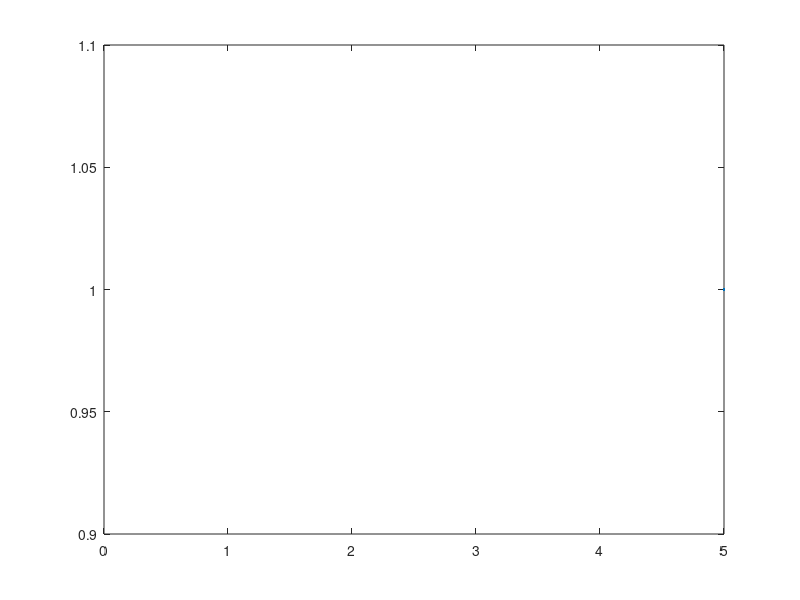

This figure's MATLAB source:
clear all
clc
clf
p= input("Introduce the probability of success for each simulation>")
n=input("Introduce the number of trials for each simulation>")
s = input("Introduce the number of simulations you want to be performed>")
U = rand(n,s)
M = U<p
x = sum(M) %matrix of sum of elements on column 
unique_elem_of_x = unique(x); %va da 0,1,2 sau 3
nr_occ_of_these_elems = hist(x, length(unique_elem_of_x));
%[unique_elem_of_x; nr_occ_of_these_elems]
freq = nr_occ_of_these_elems / s; %1/5 sau 2/5 sau 3/5
%[unique_elem_of_x; freq]
%subplot(2, 1,1)
%title("Binomial simulator")
plot(unique_elem_of_x, freq)
hold on 
%subplot(2,1,2)
plot(0:n, binopdf(0:n, n, p))
%legend("x", "My try", "o", "Computer try")
hold off

